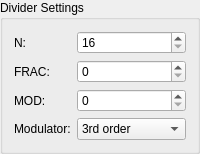
        <widget class="QGroupBox" name="groupBox_2">
         <property name="title">
          <string>Divider Settings</string>
         </property>
         <layout class="QFormLayout" name="formLayout_4">
          <item row="0" column="0">
           <widget class="QLabel" name="label">
            <property name="text">
             <string>N:</string>
            </property>
           </widget>
          </item>
          <item row="0" column="1">
           <widget class="QSpinBox" name="N">
            <property name="minimum">
             <number>16</number>
            </property>
            <property name="maximum">
             <number>131072</number>
            </property>
           </widget>
          </item>
          <item row="1" column="0">
           <widget class="QLabel" name="label_2">
            <property name="text">
             <string>FRAC:</string>
            </property>
           </widget>
          </item>
          <item row="1" column="1">
           <widget class="QSpinBox" name="frac">
            <property name="maximum">
             <number>2097151</number>
            </property>
           </widget>
          </item>
          <item row="2" column="0">
           <widget class="QLabel" name="label_3">
            <property name="text">
             <string>MOD:</string>
            </property>
           </widget>
          </item>
          <item row="2" column="1">
           <widget class="QSpinBox" name="MOD">
            <property name="maximum">
             <number>2097151</number>
            </property>
           </widget>
          </item>
          <item row="3" column="0">
           <widget class="QLabel" name="label_5">
            <property name="text">
             <string>Modulator:</string>
            </property>
           </widget>
          </item>
          <item row="3" column="1">
           <widget class="QComboBox" name="DSM_ORDER">
            <item>
             <property name="text">
              <string>3rd order</string>
             </property>
            </item>
            <item>
             <property name="text">
              <string>2nd order</string>
             </property>
            </item>
            <item>
             <property name="text">
              <string>1st order</string>
             </property>
            </item>
            <item>
             <property name="text">
              <string>4th order</string>
             </property>
            </item>
           </widget>
          </item>
         </layout>
        </widget>
